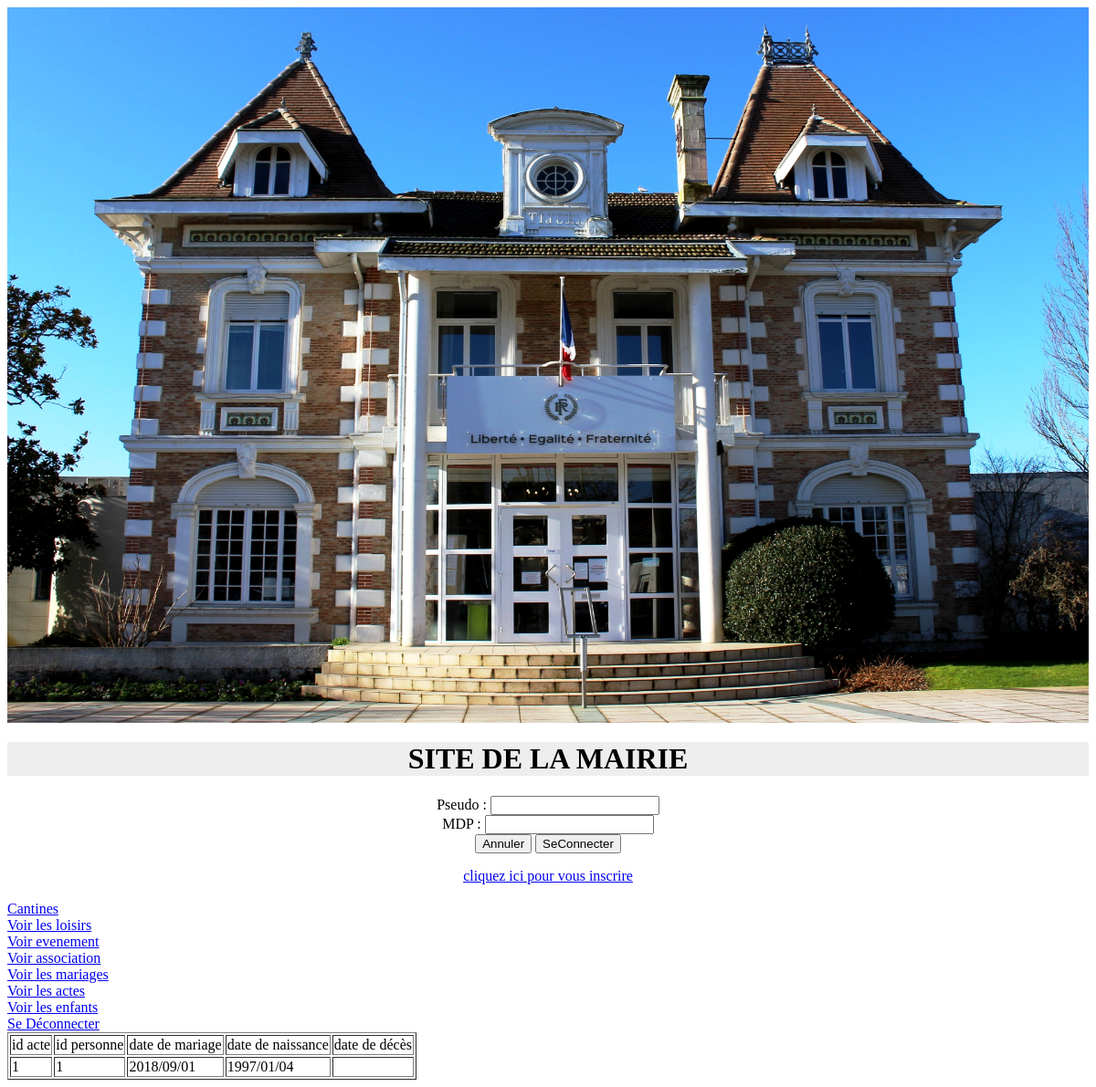
Page /index.php?page=6 (signed in) on the committed database.
### tables this page shows
create table actes
(idF int(3) not null auto_increment,
idP int(3) not null,
mariage varchar(20),
naissance varchar(20),
deces varchar(20),
primary key(idF),
foreign key(idP) references personne(idP)
);

### fonctions.php (called while the page is built, shortened)
<?php
function connexion ()
	{
			$con = mysqli_connect("localhost","root","","mairie");
			if ($con == null)
			{
				echo "Erreur de connexion au serveur localhost";
				return null;
			}
			else{
				mysqli_set_charset($con, "utf8");
				return $con;
			}
	}
function afficher_acte ($idP)
{
	$requete="select*from actes where idP=".$_SESSION['idP'].";";
	$con=connexion();
	if($con==null)
	{
		return null;
	}
	else
	{
		$resultats=mysqli_query($con, $requete);
		$lesLignes = array();
		while ($ligne = mysqli_fetch_assoc($resultats))
		{
			$lesLignes[]=$ligne;
		}
		return $lesLignes;
	}
}
?>

### index.php (the view, shortened to what this page needs)
<?php
	require_once ("fonctions.php");
?>
<html>
<head>
<link rel="stylesheet" type="text/css" href="./css/style.css">
</head>
<body>
<img src="img/mairie.jpg"width="100%"height="100%">
<center>
	<h1> SITE DE LA MAIRIE </h1>
	<form method ="post" action ="">
	Pseudo : <input type ="text" name="pseudo"> </br>
	MDP : <input type ="password" name="mdp"> </br>
	<input type ="reset" name ="Annuler" value ="Annuler">
	<input type ="submit" name ="SeConnecter" value ="SeConnecter"><br/>
	</form>
	<a href="inscription.php"> cliquez ici pour vous inscrire </a>
	<?php
		if (isset($_SESSION['idP']))
		{
			 echo "</center>
			 <br/> <a href='index.php?page=1'> Cantines </a>";
			 echo "<br/> <a href='index.php?page=2'> Voir les loisirs </a>";
			 echo "<br/> <a href='index.php?page=3'> Voir evenement </a>";
			 echo "<br/> <a href='index.php?page=4'> Voir association </a>";
			 echo "<br/> <a href='index.php?page=5'> Voir les mariages </a>";
			 echo "<br/> <a href='index.php?page=6'> Voir les actes </a>";
			 echo "<br/> <a href='index.php?page=7'> Voir les enfants </a>";
               		 echo "<br/> <a href='index.php?page=10'> Se Déconnecter </a>";
				if (isset($_GET['page']))
				{
					$page=$_GET['page'];
				}else{
					$page=0;
				}
				switch ($page)
				{
					case 6:
					$lesLignes = afficher_acte($_SESSION['idP']);
					echo " <table border=1>
					<tr><td> id acte </td>
					 <td> id personne </td>
					 <td> date de mariage </td>
					 <td> date de naissance </td>
					 <td> date de décès </td>";
					foreach ($lesLignes as $uneLigne)
					{
						echo "<tr> <td>".$uneLigne['idF']." </td>
						<td> ".$uneLigne['idP']." </td>
						<td>".$uneLigne['mariage']." </td>
						<td>".$uneLigne['naissance']." </td>
						<td>".$uneLigne['deces']." </td>
						</tr>";
					}
					break;
				}
		}
	?>
	</body>
	</html>

### style.css (style rules this page uses)
:root { /--main-red-color: #a83535; --default-red-color:red; --default-magin: 250px;/hirritage * border-image-source: 100%;*/ }
h1 { background-color: #eee; text-align: center; }

### rows in the picture
actes: idF "1", idP "1", mariage "2018/09/01", naissance "1997/01/04"
